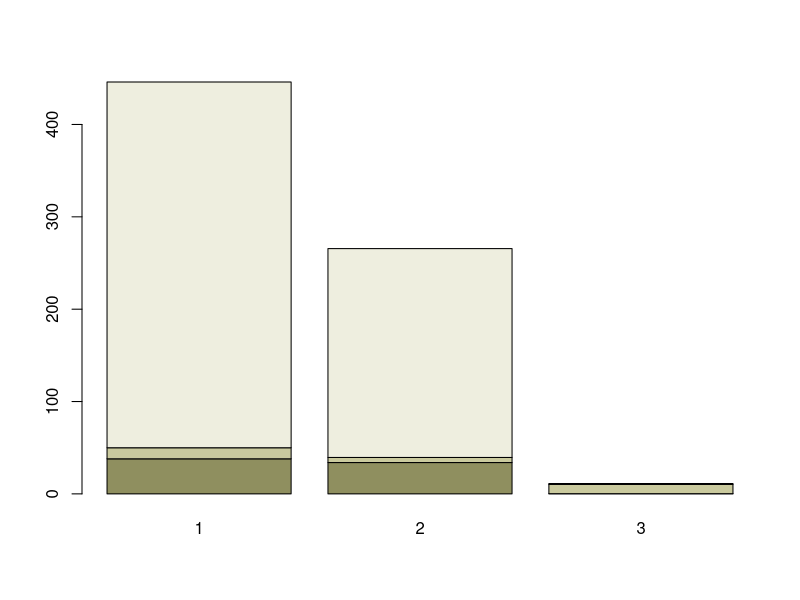
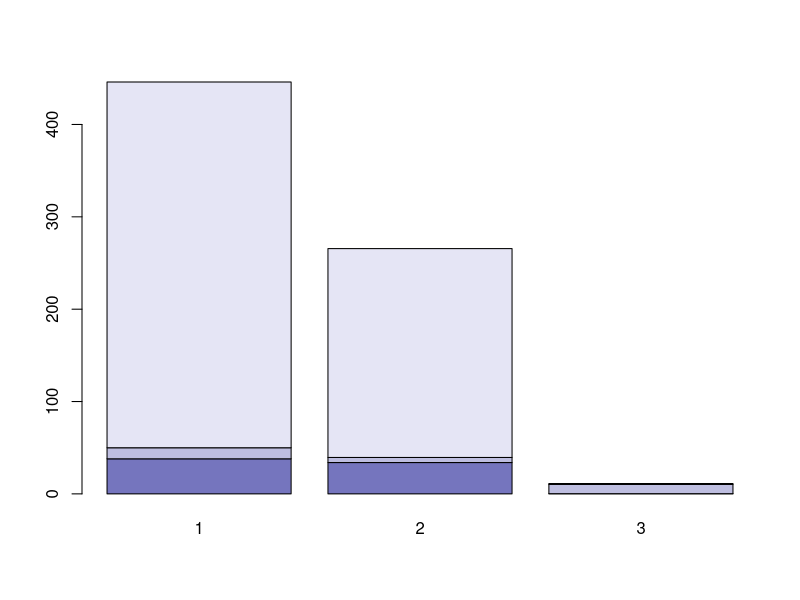
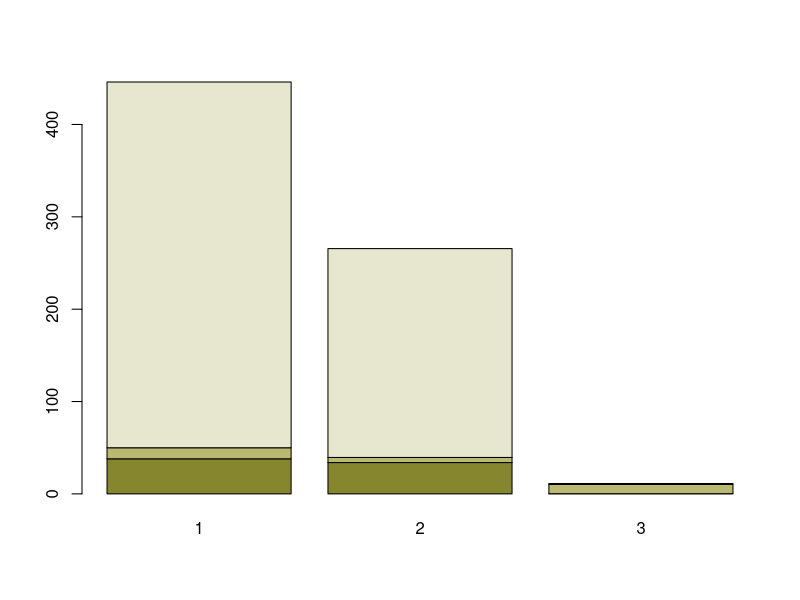
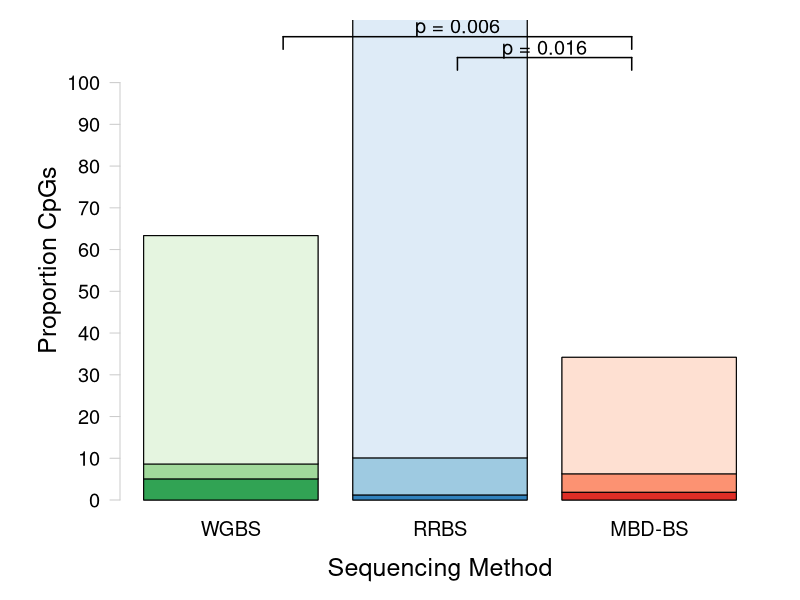
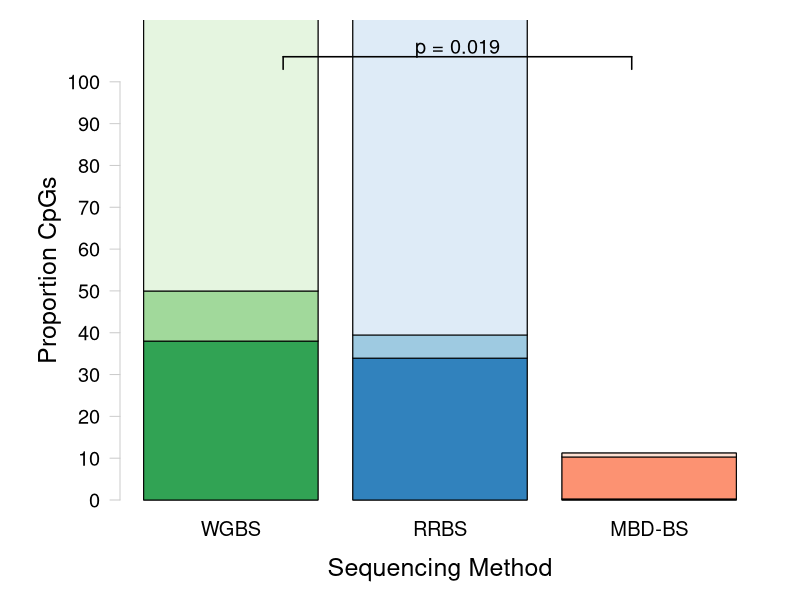

These charts were generated, in order, by the following R code:
## ---- chunk 1
knitr::opts_chunk$set(echo = TRUE)
## ---- chunk 2
#install.packages("RColorBrewer")
require(RColorBrewer) #Load RColorBrewer

#install.packages("dichromat")
require(dichromat)
## ---- chunk 3
sessionInfo()
## ---- chunk 4
McapAll <- read.table("../analyses/Characterizing-CpG-Methylation-5x-Union/Mcap/Mcap_union_5x-averages-counts.txt", header = FALSE, col.names = c("totalLines", "filename")) #Import file using space as a delimiter. Columns are the number of lines and the filename
McapAll <- McapAll[-4,] #Remove last row (total lines for all files)
tail(McapAll) #Confirm import
## ---- chunk 5
McapMeth <- read.table("../analyses/Characterizing-CpG-Methylation-5x-Union/Mcap/Mcap_union_5x-Meth-counts.txt", header = FALSE, col.names = c("Meth", "filename")) #Import file using space as a delimiter. Columns are the number of lines and the filename
McapMeth <- McapMeth[-4,] #Remove last row (total lines for all files)
tail(McapMeth) #Confirm import
## ---- chunk 6
McapSparseMeth <- read.table("../analyses/Characterizing-CpG-Methylation-5x-Union/Mcap/Mcap_union_5x-sparseMeth-counts.txt", header = FALSE, col.names = c("sparseMeth", "filename")) #Import file using space as a delimiter. Columns are the number of lines and the filename
McapSparseMeth <- McapSparseMeth[-4,] #Remove last row (total lines for all files)
tail(McapSparseMeth) #Confirm import
## ---- chunk 7
McapUnMeth <- read.table("../analyses/Characterizing-CpG-Methylation-5x-Union/Mcap/Mcap_union_5x-unMeth-counts.txt", header = FALSE, col.names = c("unMeth", "filename")) #Import file using space as a delimiter. Columns are the number of lines and the filename
McapUnMeth <- McapUnMeth[-4,] #Remove last row (total lines for all files)
tail(McapUnMeth) #Confirm import
## ---- chunk 8
McapCpGType <- cbind(McapAll, McapMeth, McapSparseMeth, McapUnMeth) #Mash tables together by column
McapCpGType <- McapCpGType[,-c(2,4,6,8)] #Remove filename columns
tail(McapCpGType) #Confirm table mashing
## ---- chunk 9
McapCpGType$percentMeth <- (McapCpGType$Meth / McapCpGType$totalLines) * 100 #Calculate percent methylated loci
McapCpGType$percentSparseMeth <- (McapCpGType$sparseMeth / McapCpGType$totalLines) * 100 #Calculate percent sparsely methylated loci
McapCpGType$percentUnMeth <- (McapCpGType$unMeth / McapCpGType$totalLines) * 100 #Calculate percent unmethylated loci
McapCpGType <- McapCpGType[,c(1, 2, 5, 3, 6, 4, 7)] #Reorganize columns
tail(McapCpGType) #Confirm calculations
## ---- chunk 10
write.table(McapCpGType, "../analyses/Characterizing-CpG-Methylation-5x-Union/Mcap/Mcap_union-CpG-Type.txt", sep = "\t", quote = FALSE, row.names = TRUE) #Save summary table
## ---- chunk 11
PactAll <- read.table("../analyses/Characterizing-CpG-Methylation-5x-Union/Pact/Pact_union_5x-averages-counts.txt", header = FALSE, col.names = c("totalLines", "filename")) #Import file using space as a delimiter. Columns are the number of lines and the filename
PactAll <- PactAll[-4,] #Remove last row (total lines for all files)
tail(PactAll) #Confirm import
## ---- chunk 12
PactMeth <- read.table("../analyses/Characterizing-CpG-Methylation-5x-Union/Pact/Pact_union_5x-Meth-counts.txt", header = FALSE, col.names = c("Meth", "filename")) #Import file using space as a delimiter. Columns are the number of lines and the filename
PactMeth <- PactMeth[-4,] #Remove last row (total lines for all files)
tail(PactMeth) #Confirm import
## ---- chunk 13
PactSparseMeth <- read.table("../analyses/Characterizing-CpG-Methylation-5x-Union/Pact/Pact_union_5x-sparseMeth-counts.txt", header = FALSE, col.names = c("sparseMeth", "filename")) #Import file using space as a delimiter. Columns are the number of lines and the filename
PactSparseMeth <- PactSparseMeth[-4,] #Remove last row (total lines for all files)
tail(PactSparseMeth) #Confirm import
## ---- chunk 14
PactUnMeth <- read.table("../analyses/Characterizing-CpG-Methylation-5x-Union/Pact/Pact_union_5x-unMeth-counts.txt", header = FALSE, col.names = c("unMeth", "filename")) #Import file using space as a delimiter. Columns are the number of lines and the filename
PactUnMeth <- PactUnMeth[-4,] #Remove last row (total lines for all files)
tail(PactUnMeth) #Confirm import
## ---- chunk 15
PactCpGType <- cbind(PactAll, PactMeth, PactSparseMeth, PactUnMeth) #Mash tables together by column
PactCpGType <- PactCpGType[,-c(2,4,6,8)] #Remove filename columns
tail(PactCpGType) #Confirm table mashing
## ---- chunk 16
PactCpGType$percentMeth <- (PactCpGType$Meth / PactCpGType$totalLines) * 100 #Calculate percent methylated loci
PactCpGType$percentSparseMeth <- (PactCpGType$sparseMeth / PactCpGType$totalLines) * 100 #Calculate percent sparsely methylated loci
PactCpGType$percentUnMeth <- (PactCpGType$unMeth / PactCpGType$totalLines) * 100 #Calculate percent unmethylated loci
PactCpGType <- PactCpGType[,c(1, 2, 5, 3, 6, 4, 7)] #Reorganize columns
tail(PactCpGType) #Confirm calculations
## ---- chunk 17
write.table(PactCpGType, "../analyses/Characterizing-CpG-Methylation-5x-Union/Pact/Pact_union_5x-CpG-Type.txt", sep = "\t", quote = FALSE, row.names = TRUE) #Save summary table
## ---- chunk 18
McapGenomeFeatures <- read.table("../analyses/Characterizing-CpG-Methylation-5x/Mcap/Mcap-CGMotif-Overlaps-counts.txt", header = FALSE, col.names = c("counts", "filename")) #Import file with CG motif and feature track overlaps
McapGenomeFeatures <- McapGenomeFeatures[-6,] #Remove final row
tail(McapGenomeFeatures) #Check import
## ---- chunk 19
McapGeneOverlaps <- read.table("../analyses/Characterizing-CpG-Methylation-5x-Union/Mcap/Mcap_union_5x-mcGenes-counts.txt", header = FALSE, col.names = c("counts", "filename")) #Import file with all file-gene overlaps
McapGeneOverlaps <- McapGeneOverlaps[-13,] #Remove final row
tail(McapGeneOverlaps) #Confirm import
## ---- chunk 20
McapCDSOverlaps <- read.table("../analyses/Characterizing-CpG-Methylation-5x-Union/Mcap/Mcap_union_5x-mcCDS-counts.txt", header = FALSE, col.names = c("counts", "filename")) #Import file with all file-CDS overlaps
McapCDSOverlaps <- McapCDSOverlaps[-13,] #Remove final row
tail(McapCDSOverlaps) #Confirm import
## ---- chunk 21
McapIntronsOverlaps <- read.table("../analyses/Characterizing-CpG-Methylation-5x-Union/Mcap/Mcap_union_5x-mcIntrons-counts.txt", header = FALSE, col.names = c("counts", "filename")) #Import file with all file-Introns overlaps
McapIntronsOverlaps <- McapIntronsOverlaps[-13,] #Remove final row
tail(McapIntronsOverlaps) #Confirm import
## ---- chunk 22
McapFlanksOverlaps <- read.table("../analyses/Characterizing-CpG-Methylation-5x-Union/Mcap/Mcap_union_5x-mcFlanks-counts.txt", header = FALSE, col.names = c("counts", "filename")) #Import file with all file-Introns overlaps
McapFlanksOverlaps <- McapFlanksOverlaps[-13,] #Remove final row
tail(McapFlanksOverlaps) #Confirm import
## ---- chunk 23
McapIntergenicOverlaps <- read.table("../analyses/Characterizing-CpG-Methylation-5x-Union/Mcap/Mcap_union_5x-mcIntergenic-counts.txt", header = FALSE, col.names = c("counts", "filename")) #Import file with all file-Intergenic overlaps
McapIntergenicOverlaps <- McapIntergenicOverlaps[-13,] #Remove final row
tail(McapIntergenicOverlaps) #Confirm import
## ---- chunk 24
McapFeatureOverlaps <- data.frame("allCpGs" = rep(0, times = 6),
                                  "MBDBSMeth" = rep(0, times = 6),
                                  "MBDBSsparseMeth" = rep(0, times = 6),
                                  "MBDBSunMeth" = rep(0, times = 6),
                                  "MBDBS" = rep(0, times = 6),
                                  "RRBSMeth" = rep(0, times = 6),
                                  "RRBSsparseMeth" = rep(0, times = 6),
                                  "RRBSunMeth" = rep(0, times = 6),
                                  "RRBS" = rep(0, times = 6),
                                  "WGBSMeth" = rep(0, times = 6),
                                  "WGBSsparseMeth" = rep(0, times = 6),
                                  "WGBSunMeth" = rep(0, times = 6),                                  
                                  "WGBS" = rep(0, times = 6)) #Create blank dataframe with information for various CpG categories and methylation status. Match columns to the order of columns in the overlap count files
row.names(McapFeatureOverlaps) <- c("Genes", "CDS", "Introns", "Flanks", "Intergenic", "totalLines") #Assign row names
head(McapFeatureOverlaps) #Confirm changes
## ---- chunk 25
McapFeatureOverlaps$allCpGs <- c(McapGenomeFeatures$counts[3],
                                 McapGenomeFeatures$counts[1],
                                 McapGenomeFeatures$counts[5],
                                 McapGenomeFeatures$counts[2],
                                 McapGenomeFeatures$counts[4],
                                 0) #Assign information for CG motif overlaps with genome features. Use 0 for totalLines
head(McapFeatureOverlaps) #Confirm modification
## ---- chunk 26
for (i in 1:length(McapGeneOverlaps$counts)) {
  McapFeatureOverlaps[1,i+1] <- McapGeneOverlaps[i,1]
  McapFeatureOverlaps[2,i+1] <- McapCDSOverlaps[i,1]
  McapFeatureOverlaps[3,i+1] <- McapIntronsOverlaps[i,1]
  McapFeatureOverlaps[4,i+1] <- McapFlanksOverlaps[i,1]
  McapFeatureOverlaps[5,i+1] <- McapIntergenicOverlaps[i,1]
} #For each table with feature overlap information, paste the contents of the count column in the assigned row
head(McapFeatureOverlaps) #Check summary table
## ---- chunk 27
for (i in 1:length(McapFeatureOverlaps)) {
  McapFeatureOverlaps[6,i] <- sum(McapFeatureOverlaps[,i])
} #Add the counts in each column and save in a new row
head(McapFeatureOverlaps) #Check addition
## ---- chunk 28
write.table(McapFeatureOverlaps, "../analyses/Characterizing-CpG-Methylation-5x-Union/Mcap/Mcap_union-Genomic-Location-Counts.txt", sep = "\t", quote = FALSE, row.names = TRUE) #Save file
## ---- chunk 29
McapFeatureOverlapsPercents <- McapFeatureOverlaps #Duplicate dataframe
for (i in 1:length(McapFeatureOverlaps)) {
  McapFeatureOverlapsPercents[i,] <- (McapFeatureOverlaps[i,] / McapFeatureOverlaps[6,]) * 100
} #Divide every entry by totalLines and multiply by 100 to get percentages
McapFeatureOverlapsPercents <- McapFeatureOverlapsPercents[1:5,] #Remove totalLines row
head(McapFeatureOverlapsPercents) #Check calculations
## ---- chunk 30
write.table(McapFeatureOverlapsPercents, "../analyses/Characterizing-CpG-Methylation-5x-Union/Mcap/Mcap_union-Genomic-Location-Percents.txt", sep = "\t", quote = FALSE, row.names = TRUE) #Save file
## ---- chunk 31
McapCpGTypePercents <- McapCpGType[,c(3,5,7)] #Keep only percent information
head(McapCpGTypePercents) #Confirm changes
## ---- chunk 32
McapCpGTypeWGRR <- chisq.test(data.frame(t(McapCpGTypePercents[c(1, 2),]))) #WGBS vs. RRBS
McapCpGTypeWGRR #The distribution of CpGs is not sginificantly different between WGBS and RRBS
## ---- chunk 33
McapCpGTypeWGMB <- chisq.test(data.frame(t(McapCpGTypePercents[c(1, 3),]))) #WGBS vs. MBD-BSSeq
McapCpGTypeWGMB #The distribution of CpGs is sginificantly different between WGBS and MBD-BSSeq
## ---- chunk 34
McapCpGTypeRRMB <- chisq.test(data.frame(t(McapCpGTypePercents[c(2, 3),]))) #RRBS vs. MBD-BSSeq
McapCpGTypeRRMB #The distribution of CpGs is not significantly different between RRBS vs. MBD-BSSeq
## ---- chunk 35
plotColors <- c(rev(RColorBrewer::brewer.pal(3, "Greens")), 
                rev(RColorBrewer::brewer.pal(3, "Blues")), 
                rev(RColorBrewer::brewer.pal(3, "Reds"))) #Create vector of WGBS, RRBS, and MBD colors
barplot(t(McapCpGTypePercents), col = dichromat(c(rev(RColorBrewer::brewer.pal(3, "Greens"))))) #Check greens
barplot(t(McapCpGTypePercents), col = dichromat(c(rev(RColorBrewer::brewer.pal(3, "Blues"))))) #Check blues
barplot(t(McapCpGTypePercents), col = dichromat(c(rev(RColorBrewer::brewer.pal(3, "Reds"))))) #Check reds
## ---- chunk 36
pdf("../Output/Mcap_union-CpG-Type.pdf", height = 8.5, width = 11)
par(mar = c(3,5,1,1), oma = c(2, 1, 1, 1)) #Change figure boundaries

barplot(t(McapCpGTypePercents), 
        col= "white", 
        axes = FALSE, 
        names.arg = c("WGBS", "RRBS", "MBD-BS"), cex.names = 1.2,
        ylim = c(0, 110)) #Create base plot. Everything should be white. Do not plot axes. Include sequencing type as labels and set size. Set y-axis specs. 

for (i in 1:ncol(t(McapCpGTypePercents))){
    xx <- t(McapCpGTypePercents)
    xx[,-i] <- NA
    colnames(xx)[-i] <- NA
    barplot(xx, col = c(plotColors[(3*i)-2], plotColors[(3*i)-1], plotColors[(3*i)]), add = TRUE, axes = FALSE, names.arg = c("", "", "")) 
} #Make each bar in the stacked barplot a different color gradient. Create a new dataframe with data for the plot and ignore all additional columns and column names. Plot the single bar with the correct color from plotColors. Do not add axes and add blank names for each column.

axis(side = 2, at = seq(0, 100, by = 10), las = 2, col = "grey80", cex.axis = 1.2) #Add y-axis
mtext(side = 2, "Proportion CpGs", line = 3, cex = 1.5) #Add y-axis label
mtext(side = 1, "Sequencing Method", line = 3, cex = 1.5) #Add x-axis label

segments(x0 = 1, y0 = 106, x1 = 3, y1 = 106, lwd = 1.5) #Add line connecting WGBS and MBD-BSSeq
segments(x0 = 1, y0 = 106, x1 = 1, y1 = 103, lwd = 1.5) #Add left segment from connecting line to WGBS
segments(x0 = 3, y0 = 106, x1 = 3, y1 = 103, lwd = 1.5) #Add right segment from connecting line to MBD
text("p = 0.019", x = 2, y = 108, cex = 1.2) #Add p-value

dev.off() #Turn off plotting device
## ---- chunk 37
PactCpGTypePercents <- PactCpGType[,c(3,5,7)] #Keep only percent information
head(PactCpGTypePercents) #Confirm changes
## ---- chunk 38
PactCpGTypeWGRR <- chisq.test(data.frame(t(PactCpGTypePercents[c(1, 2),]))) #WGBS vs. RRBS
PactCpGTypeWGRR #The distribution of CpGs is not sginificantly different between WGBS and RRBS
## ---- chunk 39
PactCpGTypeWGMB <- chisq.test(data.frame(t(PactCpGTypePercents[c(1, 3),]))) #WGBS vs. MBD-BSSeq
PactCpGTypeWGMB #The distribution of CpGs is sginificantly different between WGBS and MBD-BSSeq
## ---- chunk 40
PactCpGTypeRRMB <- chisq.test(data.frame(t(PactCpGTypePercents[c(2, 3),]))) #RRBS vs. MBD-BSSeq
PactCpGTypeRRMB #The distribution of CpGs is sginificantly different between RRBS vs. MBD-BSSeq
## ---- chunk 41
#pdf("../Output/Pact-CpG-Type.pdf", height = 8.5, width = 11)
par(mar = c(3,5,0,1), oma = c(2, 1, 1, 1)) #Change figure boundaries

barplot(t(PactCpGTypePercents), 
        col= "white", 
        axes = FALSE, 
        names.arg = c("WGBS", "RRBS", "MBD-BS"), cex.names = 1.2,
        ylim = c(0, 115)) #Create base plot. Everything should be white. Do not plot axes. Include sequencing type as labels and set size. Set y-axis specs. 

for (i in 1:ncol(t(PactCpGTypePercents))){
    xx <- t(PactCpGTypePercents)
    xx[,-i] <- NA
    colnames(xx)[-i] <- NA
    barplot(xx, col = c(plotColors[(3*i)-2], plotColors[(3*i)-1], plotColors[(3*i)]), add = TRUE, axes = FALSE, names.arg = c("", "", "")) 
} #Make each bar in the stacked barplot a different color gradient. Create a new dataframe with data for the plot and ignore all additional columns and column names. Plot the single bar with the correct color from plotColors. Do not add axes and add blank names for each column.

axis(side = 2, at = seq(0, 100, by = 10), las = 2, col = "grey80", cex.axis = 1.2) #Add y-axis
mtext(side = 2, "Proportion CpGs", line = 3, cex = 1.5) #Add y-axis label
mtext(side = 1, "Sequencing Method", line = 3, cex = 1.5) #Add x-axis label

segments(x0 = 2, y0 = 106, x1 = 3, y1 = 106, lwd = 1.5) #Add line connecting RRBS and MBD-BSSeq
segments(x0 = 2, y0 = 106, x1 = 2, y1 = 103, lwd = 1.5) #Add left segment from connecting line to RRBS
segments(x0 = 3, y0 = 106, x1 = 3, y1 = 103, lwd = 1.5) #Add right segment from connecting line to MBD-BSSeq
text("p = 0.016", x = 2.5, y = 108, cex = 1.2) #Add p-value

segments(x0 = 1, y0 = 111, x1 = 3, y1 = 111, lwd = 1.5) #Add line connecting WGBS and MBD-BSSeq
segments(x0 = 1, y0 = 111, x1 = 1, y1 = 108, lwd = 1.5) #Add left segment from connecting line to WGBS
segments(x0 = 3, y0 = 111, x1 = 3, y1 = 108, lwd = 1.5) #Add right segment from connecting line to MBD-BSSeq
text("p = 0.006", x = 2, y = 113, cex = 1.2) #Add p-value

#dev.off() #Turn off plotting device
## ---- chunk 42
WGBSCpGType <- chisq.test(cbind(t(McapCpGTypePercents)[,1], t(PactCpGTypePercents)[,1]))
WGBSCpGType #The distribution of CpGs for WGBS is not significantly different between species
## ---- chunk 43
RRBSCpGType <- chisq.test(cbind(t(McapCpGTypePercents)[,2], t(PactCpGTypePercents)[,2]))
RRBSCpGType #The distribution of CpGs for RRBS is significantly different between species
## ---- chunk 44
MBDCpGType <- chisq.test(cbind(t(McapCpGTypePercents)[,3], t(PactCpGTypePercents)[,3]))
MBDCpGType #The distribution of CpGs for MBD-BS is not significantly different between species
